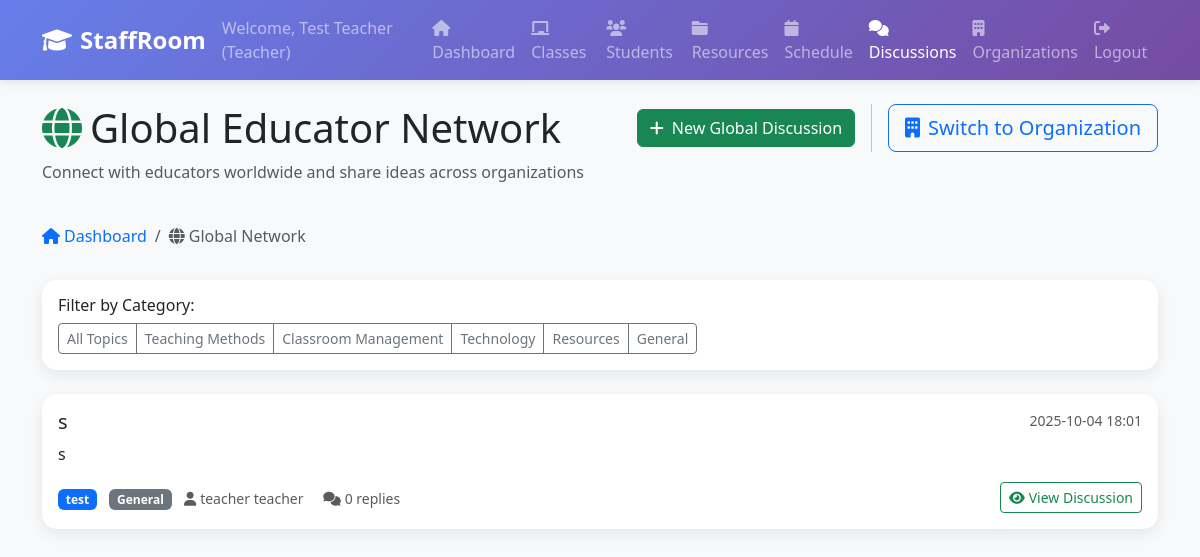
/global-discussions (signed in), run on the app's committed database.
### tables this page shows
CREATE TABLE global_discussions (
                id INTEGER PRIMARY KEY AUTOINCREMENT,
                title TEXT NOT NULL,
                content TEXT NOT NULL,
                author_id INTEGER NOT NULL,
                author_organization TEXT,
                category TEXT DEFAULT 'general',
                tags TEXT,
                is_pinned BOOLEAN DEFAULT 0,
                created_at TIMESTAMP DEFAULT CURRENT_TIMESTAMP,
                updated_at TIMESTAMP DEFAULT CURRENT_TIMESTAMP,
                FOREIGN KEY (author_id) REFERENCES users (id)
            );

CREATE TABLE users (
                id INTEGER PRIMARY KEY AUTOINCREMENT,
                username TEXT UNIQUE NOT NULL,
                email TEXT UNIQUE NOT NULL,
                password_hash TEXT NOT NULL,
                first_name TEXT NOT NULL,
                last_name TEXT NOT NULL,
                user_type TEXT NOT NULL CHECK (user_type IN ('teacher', 'student', 'admin')),
                created_at TIMESTAMP DEFAULT CURRENT_TIMESTAMP,
                is_active BOOLEAN DEFAULT 1
            , phone_number TEXT, profile_photo_path TEXT, bio TEXT);

### web_app.py (the view)
    def decorated_function(*args, **kwargs):
        if 'user_id' not in session:
            return redirect(url_for('login'))
        user_organizations = db.get_user_organizations(session['user_id'])
        if not user_organizations:
            flash('You must join an organization to access this feature.', 'warning')
            return redirect(url_for('organizations'))
        return f(*args, **kwargs)

### web_app.py (called while the page is built)
def require_organization_access(f):
    def decorated_function(*args, **kwargs):
        if 'user_id' not in session:
            return redirect(url_for('login'))
        user_organizations = db.get_user_organizations(session['user_id'])
        if not user_organizations:
            flash('You must join an organization to access this feature.', 'warning')
            return redirect(url_for('organizations'))
        return f(*args, **kwargs)
    decorated_function.__name__ = f.__name__
    return decorated_function

@app.route('/global-discussions')
@require_organization_access
def global_discussions():
    if 'user_id' not in session:
        return redirect(url_for('login'))
    category_filter = request.args.get('category')
    discussions = db.get_global_discussions(category=category_filter)
    current_org = db.get_user_current_organization(session['user_id'])
    user_org_name = current_org['name'] if current_org else 'No Organization'
    return render_template('global_discussions.html',
                         discussions=discussions,
                         user_org_name=user_org_name,
                         current_filter=category_filter)

    def get_connection(self):
        if self.db_path.startswith('postgresql://'):
            import psycopg2
            from psycopg2.extras import RealDictCursor
            conn = psycopg2.connect(self.db_path, cursor_factory=RealDictCursor)
        else:
            db_file = self.db_path.replace('sqlite:///', '')
            conn = sqlite3.connect(db_file)
            conn.row_factory = sqlite3.Row
        return conn

    def get_user_organizations(self, user_id):
        conn = self.get_connection()
        cursor = conn.execute("""
            SELECT o.*, om.role, om.joined_at
            FROM organizations o
            JOIN organization_memberships om ON o.id = om.organization_id
            WHERE om.user_id = ?
            ORDER BY om.joined_at DESC
            LIMIT 1
        """, (user_id,))
        result = cursor.fetchone()
        conn.close()
        return [dict(result)] if result else []

### templates/global_discussions.html (shortened to what this page needs)
{% extends "common/base.html" %}
{% block content %}
        <div class="row mb-4">
            <div class="col-md-6">
                <h1><i class="fas fa-globe me-2 text-success"></i>Global Educator Network</h1>
                <p class="text-muted">Connect with educators worldwide and share ideas across organizations</p>
            </div>
            <div class="col-md-6">
                <div class="d-flex justify-content-end align-items-center gap-3">
                    <div class="btn-group" role="group">
                        <button class="btn btn-success" data-bs-toggle="modal" data-bs-target="#newGlobalDiscussionModal">
                            <i class="fas fa-plus me-2"></i>New Global Discussion
                        </button>
                    </div>
                    <a href="{{ url_for('discussions') }}" class="btn btn-outline-primary btn-lg switch-btn">
                        <i class="fas fa-building me-2"></i>Switch to Organization
                    </a>
                </div>
            </div>
        </div>
        <div class="row mb-3">
            <div class="col-12">
                <nav aria-label="breadcrumb">
                    <ol class="breadcrumb">
                        <li class="breadcrumb-item">
                            <a href="{{ url_for('dashboard') }}" class="text-decoration-none">
                                <i class="fas fa-home me-1"></i>Dashboard
                            </a>
                        </li>
                        <li class="breadcrumb-item active" aria-current="page">
                            <i class="fas fa-globe me-1"></i>Global Network
                        </li>
                    </ol>
                </nav>
            </div>
        </div>
        <div class="row mb-4">
            <div class="col-12">
                <div class="card">
                    <div class="card-body">
                        <h6>Filter by Category:</h6>
                        <div class="btn-group" role="group">
                            <button class="btn btn-outline-secondary btn-sm" onclick="filterGlobalDiscussions('')">All Topics</button>
                            <button class="btn btn-outline-secondary btn-sm" onclick="filterGlobalDiscussions('teaching-methods')">Teaching Methods</button>
                            <button class="btn btn-outline-secondary btn-sm" onclick="filterGlobalDiscussions('classroom-management')">Classroom Management</button>
                            <button class="btn btn-outline-secondary btn-sm" onclick="filterGlobalDiscussions('technology')">Technology</button>
                            <button class="btn btn-outline-secondary btn-sm" onclick="filterGlobalDiscussions('resources')">Resources</button>
                            <button class="btn btn-outline-secondary btn-sm" onclick="filterGlobalDiscussions('general')">General</button>
                        </div>
                    </div>
                </div>
            </div>
        </div>
        <div class="row">
            <div class="col-12">
                {% if discussions %}
                    {% for discussion in discussions %}
                    <div class="card global-discussion-card mb-3 {% if discussion.is_pinned %}pinned-discussion{% endif %}">
                        <div class="card-body">
                            <div class="d-flex justify-content-between align-items-start mb-2">
                                <h5 class="card-title mb-0">
                                    {{ discussion.title }}
                                </h5>
                                <small class="text-muted">{{ discussion.created_at[:16] }}</small>
                            </div>
                            <p class="card-text">{{ discussion.content[:200] }}{% if discussion.content|length > 200 %}...{% endif %}</p>
                            <div class="d-flex justify-content-between align-items-center">
                                <div>
                                    <span class="badge bg-primary me-2">{{ discussion.author_organization }}</span>
                                    <span class="badge bg-secondary me-2">{{ discussion.category.replace('-', ' ').title() }}</span>
                                    <small class="text-muted">
                                        <i class="fas fa-user me-1"></i>{{ discussion.first_name }} {{ discussion.last_name }}
                                        <i class="fas fa-comments me-1 ms-3"></i>{{ discussion.reply_count or 0 }} replies
                                    </small>
                                </div>
                                <button class="btn btn-outline-success btn-sm" onclick="viewGlobalDiscussion({{ discussion.id }})">
                                    <i class="fas fa-eye me-1"></i>View Discussion
                                </button>
                            </div>
                        </div>
                    </div>
                    {% endfor %}
                {% endif %}
            </div>
        </div>
{% endblock %}

### data on the page
global_discussions: title "s", created_at "2025-10-04 18:01", content "s", author_organization "test", category.replace "General", first_name "teacher", last_name "teacher", is_pinned "0"

### other printed values
{{ session.first_name }} "Test"
{{ session.last_name }} "Teacher"
{{ session.user_type.title() }} "Teacher"
